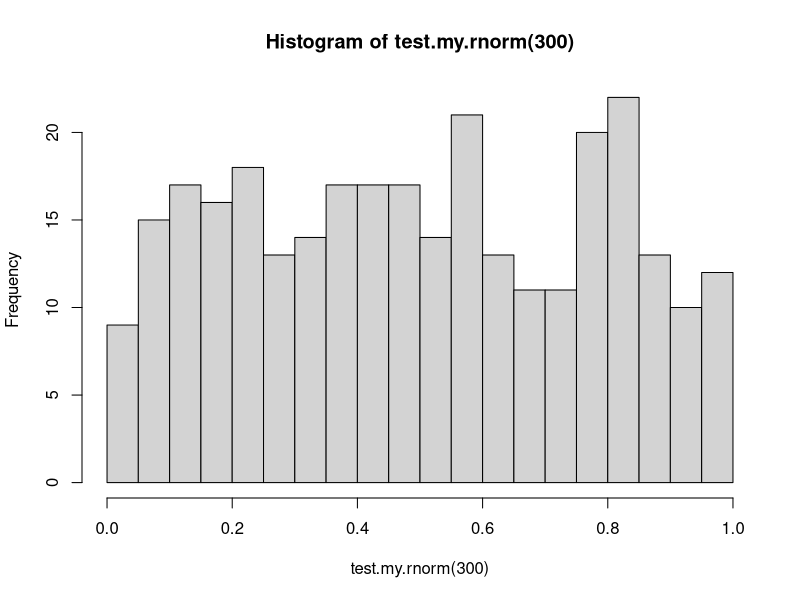
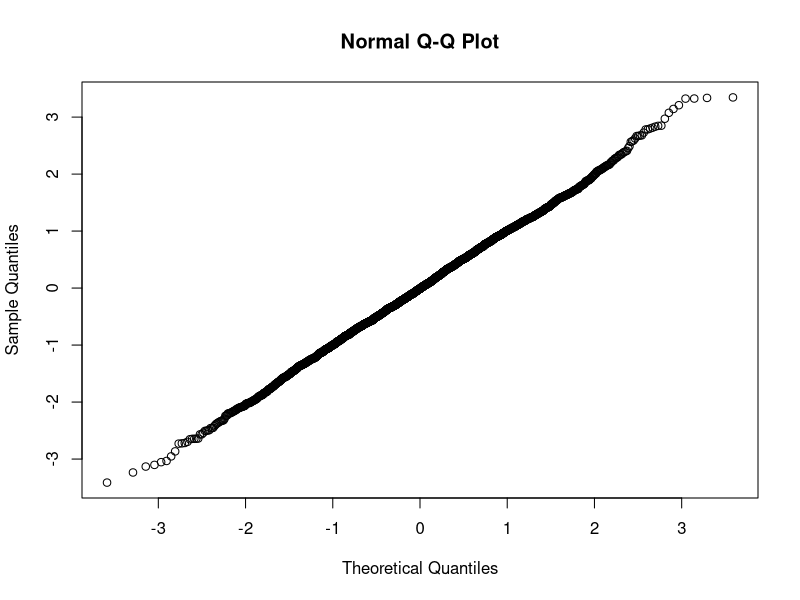
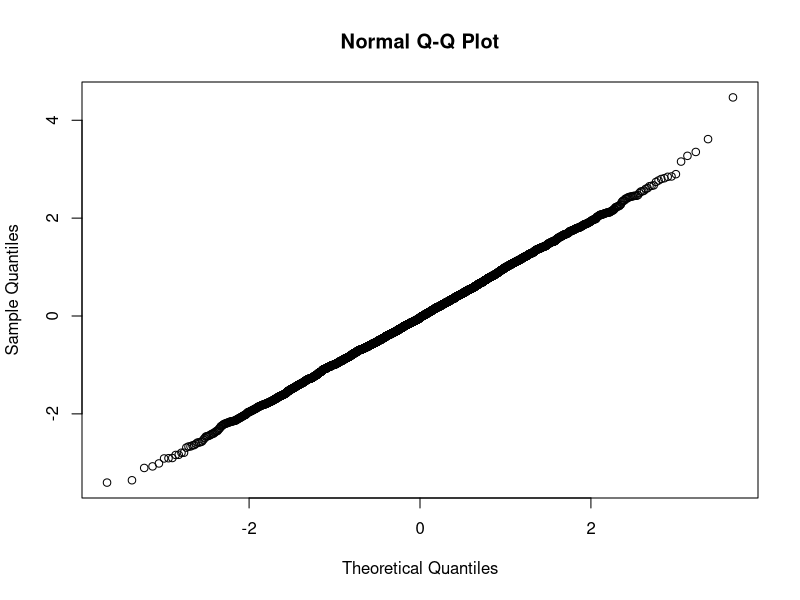
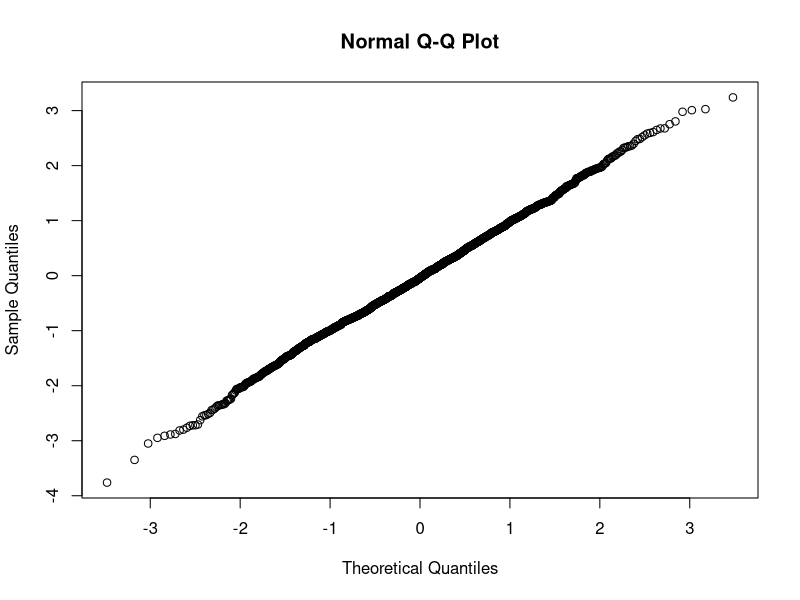
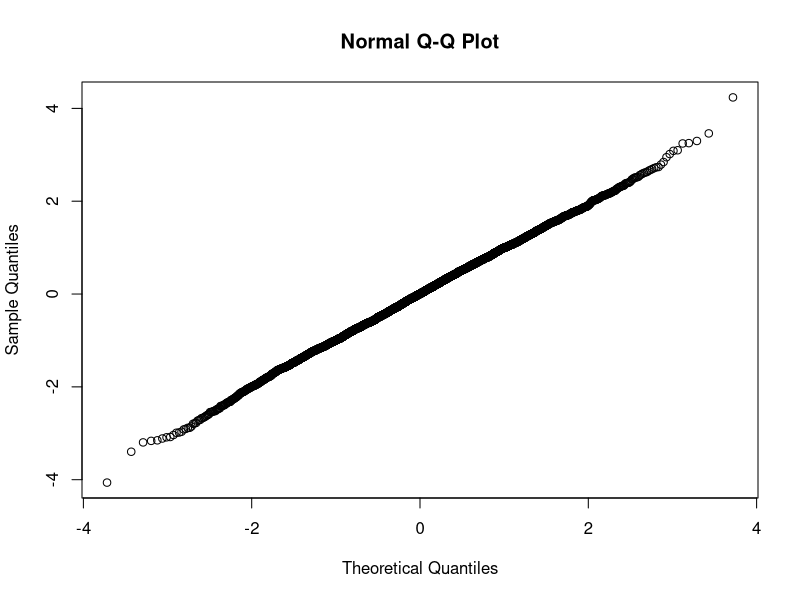
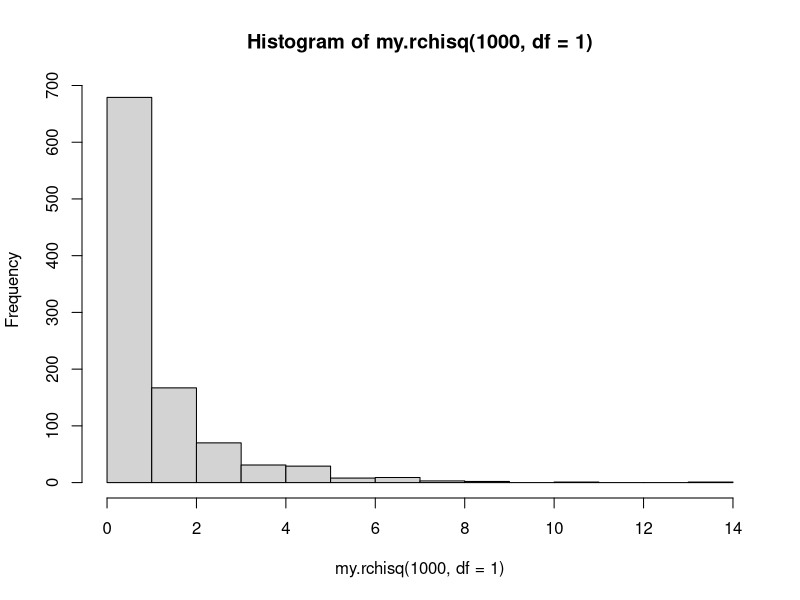
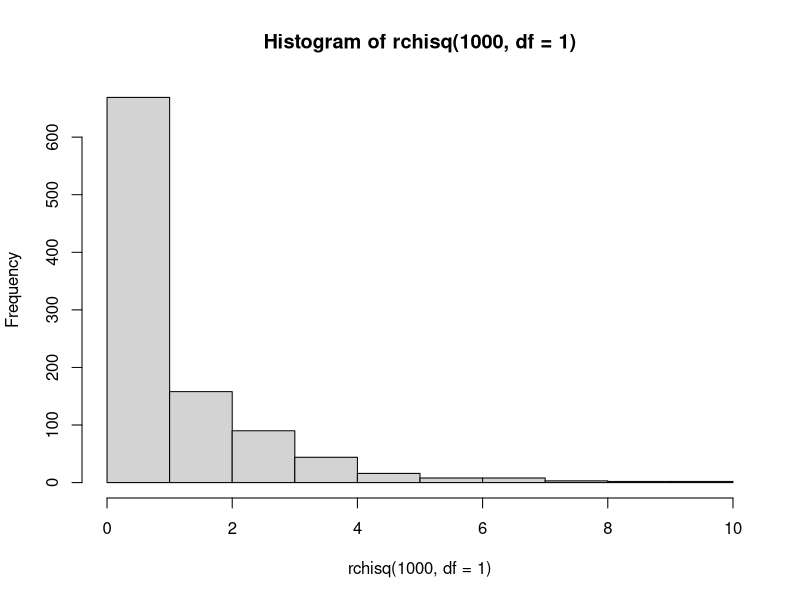
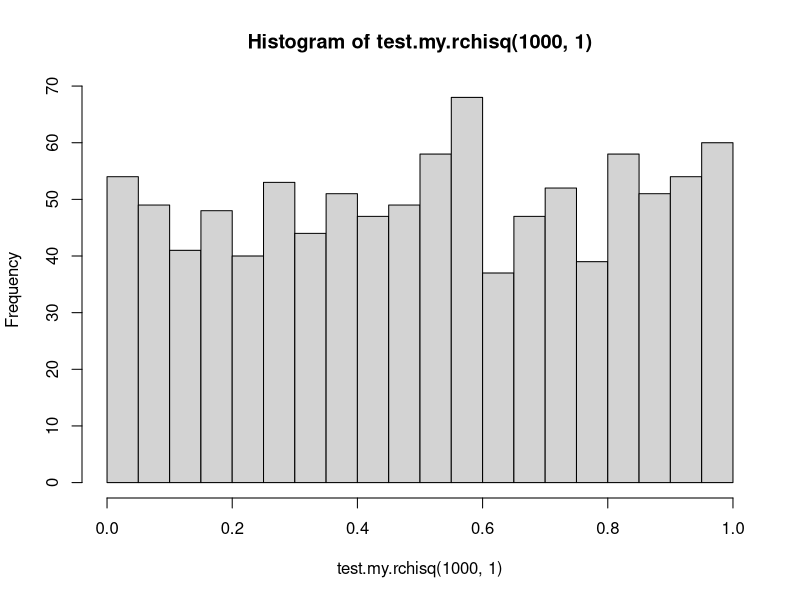

Here is the R script that generated these plots, in order: (Note: a time limit stopped this script after it produced the figures.)
# mengqi zhao 110017255 
#I confirm that the attached is my own work, except where clearly indicated in the text

my.rnorm<-function(n,mean=0,sd=1){ 
  #purpose: call the function my.rnorm to get normal distributed random variables
  #input: n, the number of random variables wanted. mean,default 0. sd,standard deviation default 1
  #output: n numbers of random variables that are from normal distribution 
  if(sd<0|n<0) stop("invalid arguments") # sd and n must be positive (or =0)
  if(n%%1!=0) stop("invalid arguments") # n must be an integer 
  x<-c() # a empty vector which later I will use to store my results 
  for(i in 1:ceiling(n/2)){ 
    getw<-c(u<-runif(2),ut<-2*u-1,w<-(ut[1])^2+(ut[2])^2) # get w, w is the fifth element in the getw vector 
    while(getw[5]>1){
      getw<-c(u<-runif(2),ut<-2*u-1,w<-(ut[1])^2+(ut[2])^2) # while w>1, getw will run agian and agian until a new w<=1
    }
    v<-sqrt((-2)*(log(getw[5]))/(getw[5])) # for w<=1, v is calculated 
    x1<-ut[1]*v # a pair of normally distributed random variables 
    x2<-ut[2]*v
    x<-c(x,x1,x2) # combine and store the results in x 
    i<-i+1 
    
  }
  if(n%%2!=0){ # when input n is odd, delte one element from x (same as take only one element from a pair)
   return(x[-1])
  }else{ # when input n is even, simply just return x 
    return(x)
  }
}


my.rchisq<-function(n,df=1){
  #purpose: call the function my.rchisq to generate chisq distributed deviates 
  #input: n, the numbers of chisq deviates wanted. df, degree of freedom, default 1
  #output: n numbers of random variables from chisq distribution with degree of freedom 1 
  if(n<0|df<0)stop("invalid arguments") # n and df must be positive integers (or =0)
  z<-c() 
  for(i in 1:n){
    z[i]<-sum(my.rnorm(df)^2) #generate a vector from my.rnorm(df), then take sum of their component-wise square
  }
  return(z) # simply return the results 
}


my.rt<-function(n,df=1){
  #purpose: call the function my.rt to generate student's t-distributed deviates 
  #input: n, the number of deviates wanted, df, degree of freedom, default 1. 
  #output: n numbers of deviated with df=1 
  if(n<0|df<0)  stop("invalid arguments") # n and df must be positve (or=0)
   t<-c() 
  for(i in 1:n){
    z<-my.rnorm(1,0,1) # using the formula provided to calculate t 
    u<-sqrt(my.rchisq(1,df)/df)
    t[i]<-z/u
  }
  return(t) # simply return t 
}


#testing for my.rnorm, use shapiro-wilk test.  
#the null hypothesis is: the data set is normally distributed
test.my.rnorm<-function(n){ 
  #purpose: call the function test.my.rnorm to test normality of my.rnorm 
  #input: n, number of times testing 
  #output:p-values for each test 
  x<-c()
  for(i in 1:n){ 
    # use the shapiro test attach the p-value, to test my.rnorm(3000,0,1), sample size 3000, mean=0, sd=1
    x[i]<-shapiro.test(my.rnorm(3000,0,1))$p.value
    # run the simulation n times and obtian all p-values 
  }
  return (x)
}

hist(test.my.rnorm(300),breaks=30)
 
# run the test 300 times and plot all p-values
# from the histogram, we can see that the p-value is very big,
# so can not reject the hypothesis that the sample comes from a normal distribution. 
#inaddtion, one can use qqnorm in R to test normality. 
#If the datd set is normally distributed, then a trightline is expected.
#plot my.rnorm with a sample zise 3000, the qqnorm plot is a strightline. 
#hence, my.rnorm is normally distributed 
qqnorm(my.rnorm(3000))

qqnorm(my.rnorm(4000))
qqnorm(my.rnorm(2000))
qqnorm(my.rnorm(5000))
#repeat for several times, same results.

# After some research, I decided to use Kolmogorov-Smirnov test to test my.rchisq and my.rt
#KS test ( 2 sample test), comapraing my.rchisq with pchisq and my.rt with pt
# the null hypothesis of KS test is: the two samples are from the same distribution. 
# by plotting the p-values, we can see that the p-value is very big, so can not reject the null hypothesis. 

test.my.rchisq<-function(n,df){
  y<-c()
  for(i in 1:n){
    y[i]<-ks.test(my.rchisq(1000,df),pchisq,df)$p.value
  }
  return(y)
}
hist(my.rchisq(1000,df=1))
hist(rchisq(1000,df=1))

hist(test.my.rchisq(1000,1),breaks=30)
hist(test.my.rchisq(1000,2),breaks=30)
hist(test.my.rchisq(2000,1),breaks=30)

# hence my.rchisq and pchisq are from the same chisq distribution  

test.my.rt<-function(n,df){
  y<-c()
  for(i in 1:n){
    y[i]<-ks.test(my.rt(1000,df),pt,df)$p.value
  }
  return(y)
}


hist(test.my.rt(1000,1),breaks=30)
hist(test.my.rt(1000,2),breaks=50)
hist(test.my.rt(2000,1),breaks=30)
# from the histograms above, the p-values are very big
# we can not reject the null hypothesis 
#hence my.rt and pt are from the same t-distribuition 
